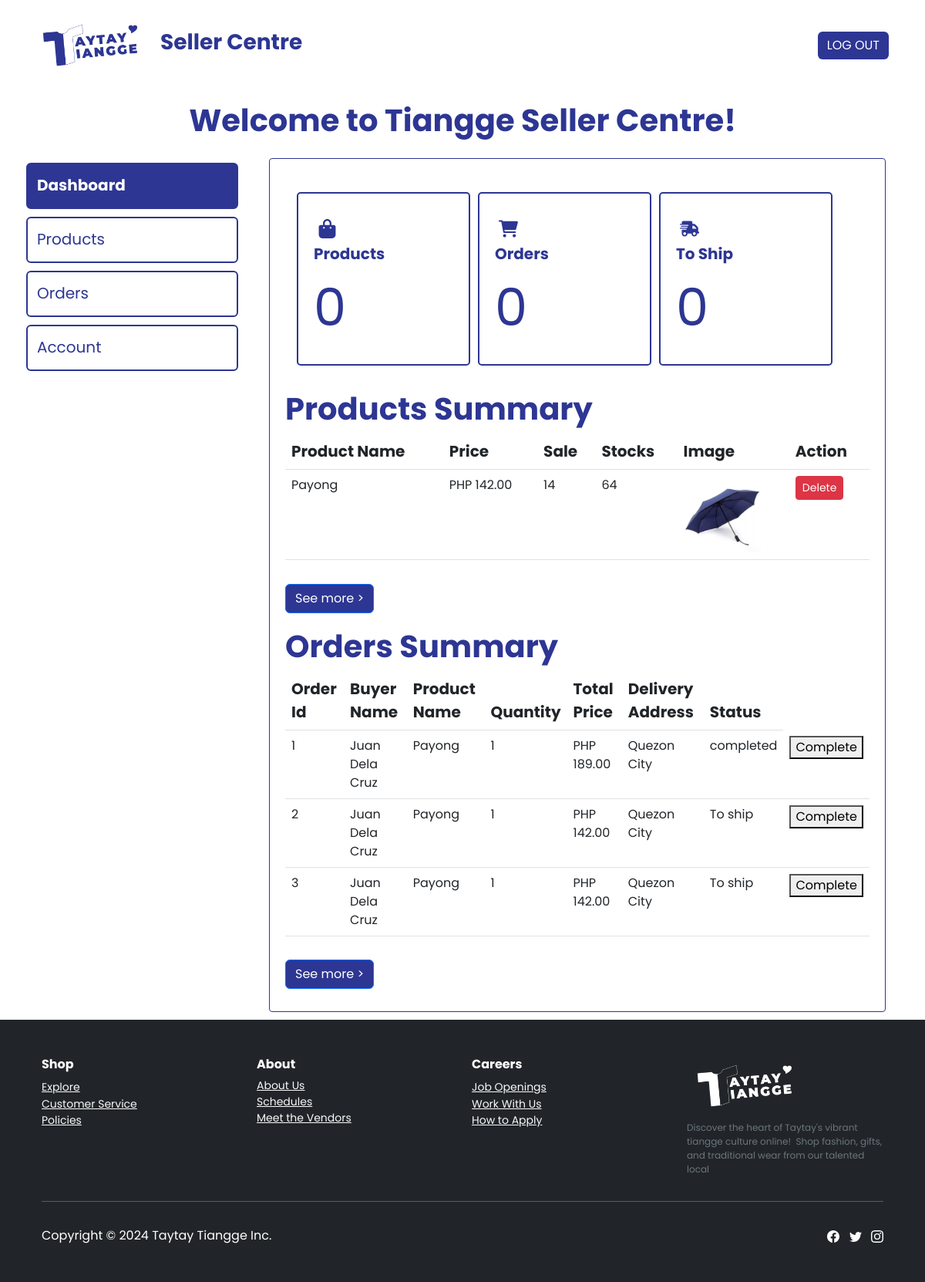
Page /seller-dashboard-overview.php (signed in) on the committed database.
### tables this page shows
CREATE TABLE `products` (
  `productId` int(11) NOT NULL,
  `sellerId` int(11) NOT NULL,
  `product_name` varchar(255) NOT NULL,
  `product_price` int(11) NOT NULL,
  `product_sale` int(11) NOT NULL,
  `product_stock` int(11) NOT NULL,
  `product_image` blob NOT NULL
);

CREATE TABLE `orderstb` (
  `orderId` int(11) NOT NULL,
  `productId` int(11) NOT NULL,
  `userId` int(11) NOT NULL,
  `buyerName` varchar(255) NOT NULL,
  `productName` varchar(255) NOT NULL,
  `quantity` int(11) NOT NULL,
  `totalPrice` int(11) NOT NULL,
  `deliveryAddress` varchar(255) NOT NULL,
  `status` varchar(255) NOT NULL
);

### display_orders.php (the view, shortened to what this page needs)
<?php
require('db_connect.php');
$query = "SELECT * FROM orderstb";
$result = mysqli_query($conn, $query);
if ($result) {
    while ($row = mysqli_fetch_assoc($result)) {
        echo "<tr>";
        echo "<td>" . number_format($row['orderId']) . "</td>";
        echo "<td>" . htmlspecialchars($row['buyerName']) . "</td>";
        echo "<td>" . htmlspecialchars($row['productName']) . "</td>";
        echo "<td>" . number_format($row['quantity']) . "</td>";
        echo "<td>PHP " . number_format($row['totalPrice'], 2) . "</td>";
        echo "<td>" . htmlspecialchars($row['deliveryAddress']) . "</td>";
        echo "<td>" . htmlspecialchars($row['status']) . "</td>";
        echo "<td>";
        echo "<form method='post'>";
        echo "<button type='submit' name='complete_order'>Complete</button>";
        echo "</form>";
        echo "</td>";
        echo "</tr>";
    }
    echo "</table>";
} else {
    echo "Error fetching orders: " . mysqli_error($conn);
}
?>

### seller-dashboard-overview.php (shortened to what this page needs)
<!DOCTYPE html>
<html lang="en">
<head>
    <link rel="stylesheet" href="assets/bootstrap/css/bootstrap.min.css">
    <link rel="stylesheet" href="assets/css/styles.min.css">
</head>
<body style="background: #ffffff;">
    <nav class="navbar navbar-light navbar-expand-md py-3" style="font-size: 18px;font-family: Poppins, sans-serif;">
        <div class="container"><a class="navbar-brand d-flex align-items-center" href="#"><span><img height="75px" src="assets/img/Logo%20(1).png"></span></a>
            <h3 style="color: #2d3693;"><strong>Seller Centre</strong></h3>
            <div class="collapse navbar-collapse" id="navcol-3">
                <ul class="navbar-nav mx-auto"></ul><a class="btn btn-primary" role="button" style="background: #2d3693;margin-left: 5px;margin-right: 5px;border-style: none;" href="seller-login.html">LOG OUT</a>
            </div>
        </div>
    </nav>
    <section>
        <div class="container">
            <div class="row">
                <div class="col-md-12">
                    <section>
                        <div class="container">
                            <h3 class="text-center" style="font-family: Poppins, sans-serif;font-size: 40px;font-weight: bold;color: #2d3693;margin-bottom: 15px;margin-top: 15px;">Welcome to Tiangge Seller Centre!</h3>
                        </div>
                    </section>
                </div>
            </div>
            <div class="row justify-content-center" style="margin-right: 0;font-family: Poppins, sans-serif;font-size: 41px;">
                <div class="col-md-6 col-xl-3 col-xxl-3" style="width: 275px;margin: 15px;padding: 0px;height: 275px;margin-left: 0px;margin-right: 0px;"><a class="btn btn-primary active" role="button" style="width: 275px;height: 60px;margin-top: 0px;margin-bottom: 5px;font-size: 20px;font-weight: bold;background: #2d3693;text-align: left;padding-top: 12px;padding-bottom: 12px;color: #ffffff;border: 2px solid #2d3693;" href="seller-dashboard-overview.php">Dashboard</a><a class="btn btn-primary" role="button" style="width: 275px;height: 60px;margin-top: 5px;margin-bottom: 5px;font-size: 20px;text-align: left;background: #ffffff;border-width: 2px;border-color: #2d3693;color: #2d3693;padding-top: 12px;padding-bottom: 12px;" href="seller-dashboard-products.php">Products</a><a class="btn btn-primary" role="button" style="width: 275px;height: 60px;margin-top: 5px;margin-bottom: 5px;font-size: 20px;text-align: left;background: rgb(255,255,255);border-width: 2px;border-color: #2d3693;color: #2d3693;padding-top: 12px;padding-bottom: 12px;" href="seller-dashboard-orders.php">Orders</a><a class="btn btn-primary" role="button" style="width: 275px;height: 60px;margin-top: 5px;margin-bottom: 5px;font-size: 20px;text-align: left;background: rgb(255,255,255);border-width: 2px;border-color: #2d3693;color: #2d3693;padding-top: 12px;padding-bottom: 12px;" href="seller-dashboard-account.php">Account</a></div>
                <div class="col-md-6 col-lg-7 col-xl-8 col-xxl-7 d-flex flex-column justify-content-evenly justify-content-xl-center" style="border-radius: 4px;border: 1px solid #2d3693;margin: 10px;padding: 20px;width: 800px;margin-right: 5px;margin-left: 40px;">
                    <div class="d-flex flex-row justify-content-xl-center align-items-xl-center" style="width: 725px;height: 250px;margin-top: 10px;margin-bottom: 10px;">
                        <div style="width: 225px;height: 225px;font-size: 31px;border: 2px solid #2d3693;border-radius: 5px;margin-bottom: 0px;padding: 20px;color: #2d3693;margin-right: 5px;">
                            <h6 style="font-size: 20px;"><strong>Products</strong></h6>
                            <p style="font-size: 67px;">0</p>
                        </div>
                        <div style="width: 225px;height: 225px;font-size: 31px;border: 2px solid #2d3693;border-radius: 5px;margin-bottom: 0px;padding: 20px;color: #2d3693;margin-right: 5px;margin-left: 5px;">
                            <h6 style="font-size: 20px;"><strong>Orders</strong></h6>
                            <p style="font-size: 67px;">0</p>
                        </div>
                        <div style="width: 225px;height: 225px;font-size: 31px;border: 2px solid #2d3693;border-radius: 5px;margin-bottom: 0px;padding: 20px;color: #2d3693;margin-left: 5px;">
                            <h6 style="font-size: 20px;"><strong>To Ship</strong></h6>
                            <p style="font-size: 67px;">0</p>
                        </div>
                    </div>
                    <div style="margin-top: 10px;">
                        <h1 style="color: #2d3693;"><strong>Products Summary</strong></h1>
                        <div class="table-responsive" style="font-size: 16px;">
                        <table class="table">
                                <thead style="font-size: 20px;">
                                <tr>
                                    <th>Product Name</th>
                                    <th>Price</th>
                                    <th>Sale</th>
                                    <th>Stocks</th>
                                    <th>Image</th>
                                    <th>Action</th>
                                </tr>
                            </thead>
                            <tbody id="productTableBody">
                                <?php include 'display_products.php'; ?>
                            </tbody>
                        </table>
                        </div><a class="btn btn-primary" role="button" style="background: #2d3693;" href="seller-dashboard-products.php">See more &gt;</a>
                    </div>
                    <div style="margin-top: 10px;">
                        <h1 style="color: #2d3693;"><strong>Orders Summary</strong></h1>
                        <div class="table-responsive" style="font-size: 16px;">
                        <table class="table">
                                <thead style="font-size: 20px;">
                                <tr>
                                    <th>Order Id</th>
                                    <th>Buyer Name</th>
                                    <th>Product Name</th>
                                    <th>Quantity</th>
                                    <th>Total Price</th>
                                    <th>Delivery Address</th>
                                    <th>Status</th>
                                </tr>
                            </thead>
                            <tbody id="productTableBody">
                                <?php include 'display_orders.php'; ?>
                        </div><a class="btn btn-primary" role="button" style="background: #2d3693;" href="seller-dashboard-orders.php">See more &gt;</a>
                    </div>
                </div>
            </div>
        </div>
    </section>
    <footer class="text-white bg-dark" style="font-family: Poppins, sans-serif;">
        <div class="container py-4 py-lg-5" style="padding-right: 24px;padding-left: 24px;">
            <div class="row justify-content-center">
                <div class="col-sm-4 col-md-3 text-center text-lg-start d-flex flex-column">
                    <h3 class="fs-6 text-white"><strong>Shop</strong></h3>
                    <ul class="list-unstyled">
                        <li><a class="link-light" href="#" style="font-size: 14px;">Explore</a></li>
                        <li style="font-size: 14px;"><a class="link-light" href="#" style="font-size: 14px;">Customer Service</a></li>
                        <li style="font-size: 14px;"><a class="link-light" href="#">Policies</a></li>
                    </ul>
                </div>
                <div class="col-sm-4 col-md-3 text-center text-lg-start d-flex flex-column">
                    <h3 class="fs-6 text-white"><strong>About</strong></h3>
                    <ul class="list-unstyled">
                        <li style="font-size: 14px;"><a class="link-light" href="about.html" style="font-size: 14px;">About Us</a></li>
                        <li style="font-size: 14px;"><a class="link-light" href="#" style="font-size: 14px;">Schedules</a></li>
                        <li style="font-size: 14px;"><a class="link-light" href="#">Meet the Vendors</a></li>
                    </ul>
                </div>
                <div class="col-sm-4 col-md-3 text-center text-lg-start d-flex flex-column">
                    <h3 class="fs-6 text-white"><strong>Careers</strong></h3>
                    <ul class="list-unstyled">
                        <li><a class="link-light" href="#" style="font-size: 14px;">Job Openings</a></li>
                        <li style="font-size: 14px;"><a class="link-light" href="seller-login.html" style="font-size: 14px;">Work With Us</a></li>
                        <li style="font-size: 14px;"><a class="link-light" href="#" style="font-size: 14px;">How to Apply</a></li>
                    </ul>
                </div>
                <div class="col-lg-3 text-center text-lg-start d-flex flex-column align-items-center order-first align-items-lg-start order-lg-last">
                    <div class="fw-bold d-flex align-items-center mb-2"><a href="index.html"><img width="150px" src="assets/img/Logo%20(2).png"></a></div>
                    <p class="text-muted" style="font-size: 12px;">Discover the heart of Taytay's vibrant tiangge culture online!&nbsp; Shop fashion, gifts, and traditional wear from our talented local</p>
                </div>
            </div>
            <hr>
            <div class="d-flex justify-content-between align-items-center pt-3">
                <p class="mb-0">Copyright © 2024 Taytay Tiangge Inc.</p>
                <ul class="list-inline mb-0">
                    <li class="list-inline-item"></li>
                    <li class="list-inline-item"></li>
                    <li class="list-inline-item"></li>
                </ul>
            </div>
        </div>
    </footer>
</body>
</html>

### display_products.php (shortened to what this page needs)
<?php
require_once('db_connect.php');
$query = "SELECT * FROM products";
$result = mysqli_query($conn, $query);
if ($result) {
    while ($row = mysqli_fetch_assoc($result)) {
        echo "<tr>";
        echo "<td>" . htmlspecialchars($row['product_name']) . "</td>";
        echo "<td>PHP " . number_format($row['product_price'], 2) . "</td>";
        echo "<td>" . $row['product_sale'] . "</td>";
        echo "<td>" . $row['product_stock'] . "</td>";
  echo "<td>";
  if (!empty($row['product_image'])) {
      echo '<img src="' . htmlspecialchars($row['product_image']) . '" style="max-width: 100px; max-height: 100px;">';
  } else {
      echo '<img src="/path/to/default-image.png" style="max-width: 100px; max-height: 100px;">';
  }
  echo "</td>";
  echo "<td>
    <a href='delete_product.php?productId=" . urlencode($row['productId']) . "' class='btn btn-sm btn-danger' onclick='return confirm(\"Are you sure you want to delete this product?\")'>Delete</a>        </td>";
  echo "</tr>";
}
} else {
    echo "Error fetching products: " . mysqli_error($conn);
}
?>

### rows in the picture
products: product_name "Payong", product_price "142.00", product_sale "14", product_stock "64", product_image (picture)
orderstb: orderId "1", buyerName "Juan Dela Cruz", productName "Payong", quantity "1", totalPrice "189.00", deliveryAddress "Quezon City", status "completed"
orderstb: orderId "2", buyerName "Juan Dela Cruz", productName "Payong", quantity "1", totalPrice "142.00", deliveryAddress "Quezon City", status "To ship"
orderstb: orderId "3", buyerName "Juan Dela Cruz", productName "Payong", quantity "1", totalPrice "142.00", deliveryAddress "Quezon City", status "To ship"
